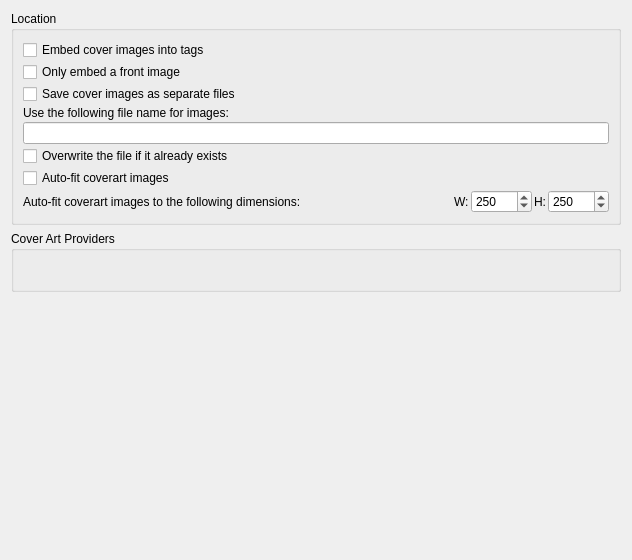
<?xml version="1.0" encoding="UTF-8"?>
<ui version="4.0">
 <class>CoverOptionsPage</class>
 <widget class="QWidget" name="CoverOptionsPage">
  <property name="geometry">
   <rect>
    <x>0</x>
    <y>0</y>
    <width>632</width>
    <height>560</height>
   </rect>
  </property>
  <layout class="QVBoxLayout" name="verticalLayout">
   <item>
    <widget class="QGroupBox" name="location">
     <property name="title">
      <string>Location</string>
     </property>
     <layout class="QVBoxLayout">
      <property name="spacing">
       <number>2</number>
      </property>
      <property name="leftMargin">
       <number>9</number>
      </property>
      <property name="topMargin">
       <number>9</number>
      </property>
      <property name="rightMargin">
       <number>9</number>
      </property>
      <property name="bottomMargin">
       <number>9</number>
      </property>
      <item>
       <widget class="QCheckBox" name="save_images_to_tags">
        <property name="text">
         <string>Embed cover images into tags</string>
        </property>
       </widget>
      </item>
      <item>
       <widget class="QCheckBox" name="cb_embed_front_only">
        <property name="text">
         <string>Only embed a front image</string>
        </property>
       </widget>
      </item>
      <item>
       <widget class="QCheckBox" name="save_images_to_files">
        <property name="text">
         <string>Save cover images as separate files</string>
        </property>
       </widget>
      </item>
      <item>
       <widget class="QLabel" name="label_use_filename">
        <property name="text">
         <string>Use the following file name for images:</string>
        </property>
       </widget>
      </item>
      <item>
       <widget class="QLineEdit" name="cover_image_filename"/>
      </item>
      <item>
       <widget class="QCheckBox" name="save_images_overwrite">
        <property name="text">
         <string>Overwrite the file if it already exists</string>
        </property>
       </widget>
      </item>
      <item>
       <widget class="QCheckBox" name="cb_autofit_coverart">
        <property name="toolTip">
         <string>&lt;html&gt;&lt;head/&gt;&lt;body&gt;&lt;p&gt;Auto-fits (crops and resizes) images to the given dimensions.&lt;/p&gt;&lt;p&gt;Requires: Pillow(Python) &lt;/p&gt;&lt;p&gt;Option is disabled if Pillow is not found. Please install Pillow to enable it.&lt;/p&gt;&lt;/body&gt;&lt;/html&gt;</string>
        </property>
        <property name="text">
         <string>Auto-fit coverart images</string>
        </property>
       </widget>
      </item>
      <item>
       <layout class="QHBoxLayout" name="coverart_resize_options">
        <item>
         <widget class="QLabel" name="label_resize_text">
          <property name="mouseTracking">
           <bool>false</bool>
          </property>
          <property name="toolTip">
           <string/>
          </property>
          <property name="text">
           <string>Auto-fit coverart images to the following dimensions:</string>
          </property>
         </widget>
        </item>
        <item>
         <spacer name="horizontalSpacer_2">
          <property name="orientation">
           <enum>Qt::Horizontal</enum>
          </property>
          <property name="sizeHint" stdset="0">
           <size>
            <width>40</width>
            <height>20</height>
           </size>
          </property>
         </spacer>
        </item>
        <item>
         <widget class="QLabel" name="label_resize_width">
          <property name="text">
           <string>W:</string>
          </property>
         </widget>
        </item>
        <item>
         <widget class="QSpinBox" name="resize_width">
          <property name="enabled">
           <bool>true</bool>
          </property>
          <property name="minimum">
           <number>1</number>
          </property>
          <property name="maximum">
           <number>10000</number>
          </property>
          <property name="singleStep">
           <number>1</number>
          </property>
          <property name="value">
           <number>250</number>
          </property>
         </widget>
        </item>
        <item>
         <widget class="QLabel" name="label_resize_height">
          <property name="text">
           <string>H:</string>
          </property>
         </widget>
        </item>
        <item>
         <widget class="QSpinBox" name="resize_height">
          <property name="minimum">
           <number>1</number>
          </property>
          <property name="maximum">
           <number>10000</number>
          </property>
          <property name="value">
           <number>250</number>
          </property>
         </widget>
        </item>
       </layout>
      </item>
     </layout>
    </widget>
   </item>
   <item>
    <widget class="QGroupBox" name="ca_providers_groupbox">
     <property name="sizePolicy">
      <sizepolicy hsizetype="Preferred" vsizetype="Preferred">
       <horstretch>0</horstretch>
       <verstretch>0</verstretch>
      </sizepolicy>
     </property>
     <property name="title">
      <string>Cover Art Providers</string>
     </property>
     <layout class="QVBoxLayout" name="ca_providers_layout">
      <item>
       <layout class="QHBoxLayout" name="ca_providers_list">
        <item>
         <spacer name="horizontalSpacer">
          <property name="orientation">
           <enum>Qt::Horizontal</enum>
          </property>
          <property name="sizeHint" stdset="0">
           <size>
            <width>40</width>
            <height>20</height>
           </size>
          </property>
         </spacer>
        </item>
       </layout>
      </item>
     </layout>
    </widget>
   </item>
   <item>
    <spacer name="verticalSpacer">
     <property name="orientation">
      <enum>Qt::Vertical</enum>
     </property>
     <property name="sizeHint" stdset="0">
      <size>
       <width>20</width>
       <height>40</height>
      </size>
     </property>
    </spacer>
   </item>
  </layout>
 </widget>
 <tabstops>
  <tabstop>save_images_to_tags</tabstop>
  <tabstop>cb_embed_front_only</tabstop>
  <tabstop>save_images_to_files</tabstop>
  <tabstop>cover_image_filename</tabstop>
  <tabstop>save_images_overwrite</tabstop>
 </tabstops>
 <resources/>
 <connections/>
</ui>
